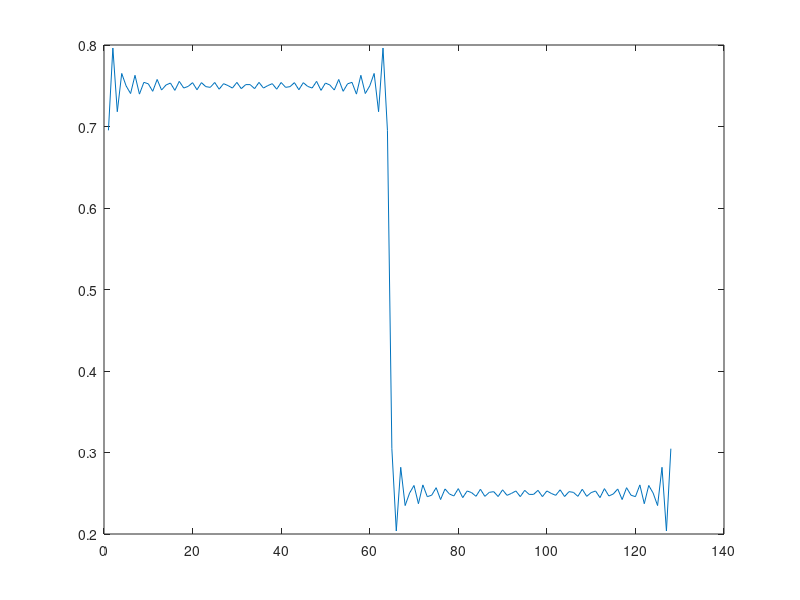

Reproduce this figure in MATLAB.
% Sampling on 'time' domain
N = 128;
t = (1:N)'; % obs.: this is unnecessary. Instead, we need only keep track of the indexes.

% ------------------------------
% Input signal ('time' domain)
x = [ones(1,64) zeros(1,64)]'; % ATENTION to length
%plot(t, x);

% ------------------------------
% Calculates the Discrete Fourier Transform (DFT) transformation matrix
a = 0:(N-1);
A = repmat(a',1,N);
B = repmat(a, N,1);

% DFT transformation matrix. Notice that it is independent of x
WN = exp(-i * (2*pi/N) * A .* B); 

% ------------------------------
% DFT of x ('frequency' domain)
%k = t ./ N; % Normalized frequencies: (0,1]
%X = WN * x;
%plot(k, X,'rx-');

% ------------------------------
% Inverse DFT: back to 'time' domain
% The real() function is needed to avoid numerical
% errors that introduce imaginary components on the signal.
%y = real(1/N * conj(WN) * X); % equals x
%plot(t, y);

% ------------------------------
% Real part
%magnitude = abs(X);
%plot(k, magnitude);

% ------------------------------
% Phase computation is very sensitive if phase is close to pi:
% the graph of phase below shows spikes that doesn't exist; instead,
% the expected result is a increasing phase, from -pi/2 to +pi/2 for
% even samples and zero for odd samples.
%phase = angle(X);
%plot(k, phase); 

% ------------------------------
% Change the dimension d of the basis, ie, the amount of orthogonal
% sinusoidal waves used to decompose the input signal, in order to
% see how it approaches x as d approaches N.
d = 50; % n <= N
Xd = WN(1:d,:) * x;
yd = real(1/N * conj(WN(:,1:d)) * Xd);
plot(t, yd);